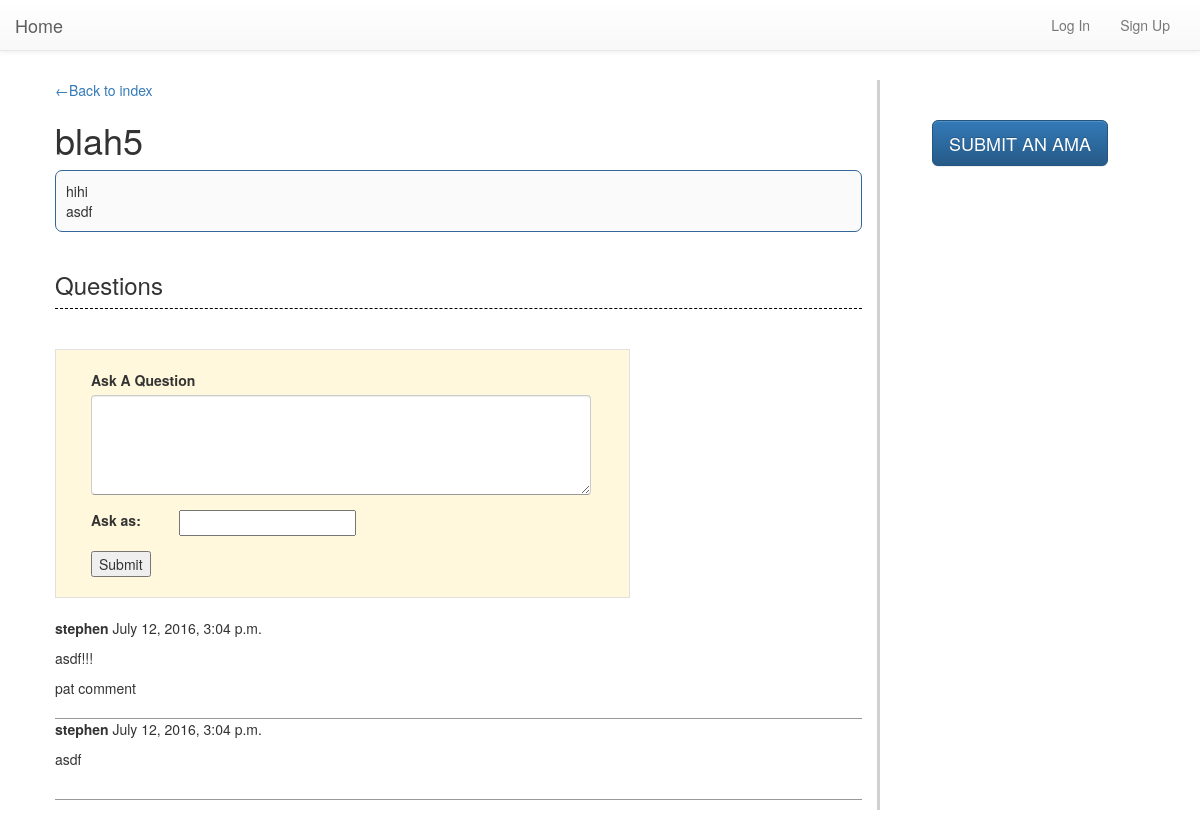
The page /ama/16/ on the database its author committed.
### home/models.py (models this page shows, shortened)
class AMA(models.Model):
    author = models.ForeignKey(User)
    title = models.CharField(max_length=100)
    description = models.CharField(max_length=1000)
    pub_date = models.DateTimeField(default=timezone.now)

class Question(models.Model):
    author = models.ForeignKey(User, null=True)
    author_name = models.CharField(max_length=25, default='Anonymous')
    ama = models.ForeignKey(AMA, on_delete=models.CASCADE)
    question = models.CharField(max_length=400)
    pub_date = models.DateTimeField(default=timezone.now)
    comments = fields.GenericRelation(Comment)

class Comment(models.Model):
    author = models.ForeignKey(User)
    comment = models.CharField(max_length=400)
    pub_date = models.DateTimeField(default=timezone.now)
    content_type = models.ForeignKey(ContentType)
    object_id = models.PositiveIntegerField()
    target = fields.GenericForeignKey('content_type', 'object_id')
    comments = fields.GenericRelation('self')

### home/views.py (the view)
# urls.py: url(r'^ama/(?P<pk>[0-9]+)/$', AMADetailView.as_view(), name='ama_detail'),
class AMADetailView(DetailView):
    template_name = 'ama/detail.html'
    model = AMA

### home/templates/ama/detail.html (shortened to what this page needs)
{% extends "base.html" %}
{% block left-content %}
<a href="{% url 'index' %}">&#8592Back to index</a>
<h1>{{ ama.title }}</h1>
{% if ama.description %}
<p class="ama-description">
  {{ ama.description|linebreaksbr }}
</p>
{% endif %}
<h3 class="questions-header">Questions</h3>
<form class="speech-form" action="{{ request.path }}question/" method="POST">
  <div class="form-group">
    <label for="question">Ask A Question</label>
    <textarea name="question" class="form-control question" rows="1" cols="1"></textarea>
  </div>
  <div class="form-group">
    <div class="row">
      <div class="col-xs-2">
        <label>Ask as: </label>
      </div>
      <div class="col-xs-10">
        {% if user.username %}
        <label for="username">
          <input type="radio" name="author_name" id="username" value="{{ user.username }}" checked />
          {{ user.username }}
        </label>
        <label for="anonymous">
          <input type="radio" name="author_name" id="anonymous" value="other">
            Other: <input type="text" name="other" value='Anonymous' />
          </input>
        </label>
        {% else %}
        <input type="text" name="author_name">
        {% endif %}
      </div>
    </div>
  </div>
  <input type="submit" value="Submit">
</form>
<ul class="questions-list">
  {% for question in ama.question_set.all reversed %}
  <li class="question" id="question-{{ forloop.counter0 }}">
    <div class="question-author"><b>{{ question.author_name }}</b> {{ question.pub_date }}</div>
    <div class="question-text">{{ question.question|linebreaksbr }}</div>
    <ul>
      {% for comment in question.comments.all %}
      <li>
        {% include "comment/detail.html" %}
      </li>
      {% endfor %}
    </ul>
  </li>
  {% endfor %}
</ul>
{% endblock %}
{% block right-content %}
<h5>
  <a href="{% url 'createama' %}" class="btn btn-primary btn-lg">
    SUBMIT AN AMA
  </a>
</h5>
{% endblock %}

### home/templates/comment/detail.html (shortened to what this page needs)
<span>{{ comment.comment|linebreaksbr }}</span>

### home/static/css/style.css (style rules this page uses)
body { padding: 40px; padding-top: 80px; }
ul { padding: 0; }
li { list-style: none; }
label { display: block; white-space: nowrap; }
.ama-description { background-color: #fafafa; border: thin solid #369; border-radius: 7px; padding: 10px; }
textarea.question { width: 500px; height: 100px; }
.speech-form { width: 575px; background-color: cornsilk; padding: 20px 40px 20px 35px; border: thin solid #e0e0e0; }
.question { border-bottom: thin solid #999999; padding-bottom: 20px; }
.question-author { margin-bottom: 10px; }
.questions-header { padding-top: 20px; padding-bottom: 10px; border-bottom: thin dashed black; margin-bottom: 40px; }
.questions-list { padding: 0px; padding-top: 20px; }
.question-text { padding-bottom: 10px; }

### rows shown on the page
AMA: title "blah5", description "hihi asdf"
Question: author_name "stephen", pub_date "July 12, 2016, 3:04 p.m.", question "asdf!!!"
Comment: comment "pat comment"
Question: author_name "stephen", pub_date "July 12, 2016, 3:04 p.m.", question "asdf"
